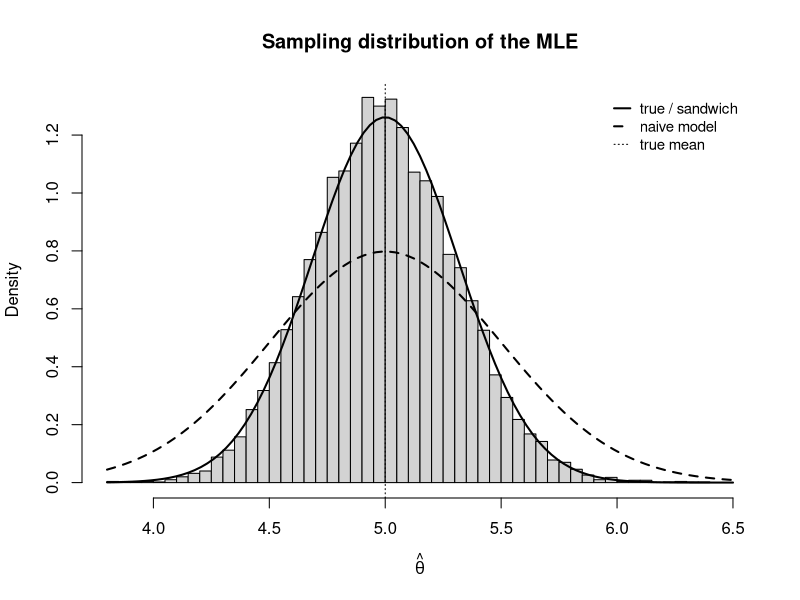
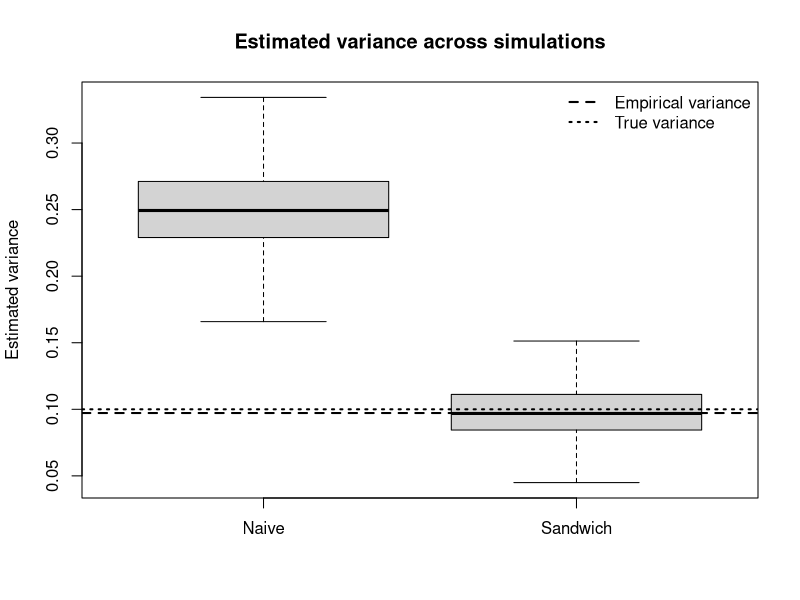

The R script that drew these images, in order:
# statistical inference 1
# sheet 06 exercise 6.3
# Topics: misspecified MLE, sandwich variance,
#         Monte Carlo simulation, empirical variance

# We generate data from a Gamma distribution but fit an Exponential model.
# The MLE for the Exponential mean is still the sample mean. We compare the
# naive model-based variance with the sandwich variance across many samples.

set.seed(1)

# ---- setup ----
n <- 100
r <- 10000

# true DGP moments
theta0 <- 5
c_true <- 10

# choose Gamma(shape, rate) so that
# E(X) = theta0 and Var(X) = c_true
shape <- theta0^2 / c_true
rate <- theta0 / c_true

# theoretical variance of the MLE under the true DGP
true_var <- c_true / n

# variance implied by the incorrectly assumed Exponential model
model_based_var <- theta0^2 / n


# ---- score and Hessian contributions ----
score <- function(x, theta) {
  -1 / theta + x / theta^2
}

neg_hessian <- function(x, theta) {
  -1 / theta^2 + 2 * x / theta^3
}


# ---- (d) ----
simulate_once <- function(n, shape, rate) {

  # true data come from Gamma, not Exponential
  x <- rgamma(n, shape = shape, rate = rate)

  # MLE under the assumed Exponential model
  theta_hat <- mean(x)

  # naive variance: what the Exponential model reports if it were correct
  var_naive <- theta_hat^2 / n

  # empirical bread J_hat and meat I_hat
  J_hat <- mean(neg_hessian(x, theta_hat))
  I_hat <- mean(score(x, theta_hat)^2)

  # sandwich variance of theta_hat
  var_sandwich <- (1 / n) * (1 / J_hat) * I_hat * (1 / J_hat)

  c(theta_hat = theta_hat,
    var_naive = var_naive,
    var_sandwich = var_sandwich)
}

sim <- t(replicate(
  r,
  simulate_once(n = n, shape = shape, rate = rate)
))

sim <- as.data.frame(sim)


# ---- (e) ----
# empirical sampling variance of the MLE across all repetitions
empirical_var <- var(sim$theta_hat)

# average estimated variances
avg_naive <- mean(sim$var_naive)
avg_sandwich <- mean(sim$var_sandwich)

cat("True asymptotic variance:       ", round(true_var, 4), "\n")
cat("Naive model variance target:    ", round(model_based_var, 4), "\n")
cat("Empirical variance of the MLE:  ", round(empirical_var, 4), "\n")
cat("Average naive estimate:         ", round(avg_naive, 4), "\n")
cat("Average sandwich estimate:      ", round(avg_sandwich, 4), "\n")


# Sampling distribution of the MLE
hist(sim$theta_hat,
     freq = FALSE,
     breaks = 40,
     main = "Sampling distribution of the MLE",
     xlab = expression(hat(theta)),
     ylab = "Density",
     xlim = c(3.8, 6.5))

curve(dnorm(x, mean = theta0, sd = sqrt(true_var)),
      add = TRUE,
      lwd = 2)

curve(dnorm(x, mean = theta0, sd = sqrt(model_based_var)),
      add = TRUE,
      lwd = 2,
      lty = 2)

abline(v = theta0, lty = 3)

legend(
  "topright",
  inset = 0.02,
  legend = c(
    "true / sandwich",
    "naive model",
    "true mean"
  ),
  lty = c(1, 2, 3),
  lwd = c(2, 2, 1),
  seg.len = 1.2,
  x.intersp = 0.7,
  cex = 0.9,
  bty = "n"
)


# Estimated variance across repetitions
boxplot(sim$var_naive,
        sim$var_sandwich,
        names = c("Naive", "Sandwich"),
        main = "Estimated variance across simulations",
        ylab = "Estimated variance",
        outline = FALSE)

abline(h = empirical_var, lty = 2, lwd = 2)
abline(h = true_var, lty = 3, lwd = 2)

legend("topright",
       legend = c("Empirical variance", "True variance"),
       lty = c(2, 3),
       lwd = c(2, 2),
       bty = "n")
